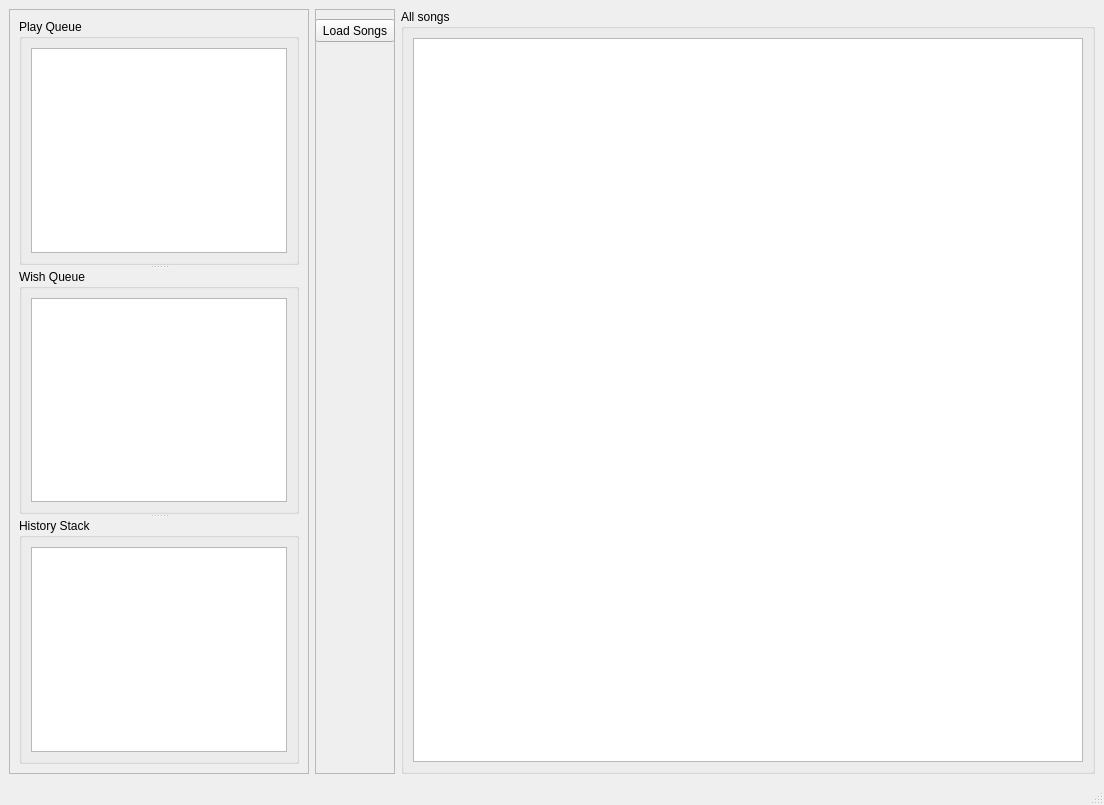
<?xml version="1.0" encoding="UTF-8"?>
<ui version="4.0">
 <class>frmMain</class>
 <widget class="QMainWindow" name="frmMain">
  <property name="geometry">
   <rect>
    <x>0</x>
    <y>0</y>
    <width>1104</width>
    <height>805</height>
   </rect>
  </property>
  <property name="windowTitle">
   <string>Music Player</string>
  </property>
  <widget class="QWidget" name="centralwidget">
   <layout class="QHBoxLayout" name="horizontalLayout_2">
    <item>
     <widget class="QFrame" name="frame">
      <property name="minimumSize">
       <size>
        <width>200</width>
        <height>0</height>
       </size>
      </property>
      <property name="frameShape">
       <enum>QFrame::StyledPanel</enum>
      </property>
      <property name="frameShadow">
       <enum>QFrame::Raised</enum>
      </property>
      <layout class="QHBoxLayout" name="horizontalLayout">
       <item>
        <widget class="QSplitter" name="splitter">
         <property name="orientation">
          <enum>Qt::Vertical</enum>
         </property>
         <widget class="QGroupBox" name="groupBox">
          <property name="title">
           <string>Play Queue</string>
          </property>
          <layout class="QGridLayout" name="gridLayout">
           <item row="0" column="0">
            <widget class="QListView" name="qlvSongPlayList">
             <property name="sizePolicy">
              <sizepolicy hsizetype="Expanding" vsizetype="Preferred">
               <horstretch>0</horstretch>
               <verstretch>0</verstretch>
              </sizepolicy>
             </property>
            </widget>
           </item>
          </layout>
         </widget>
         <widget class="QGroupBox" name="groupBox_2">
          <property name="title">
           <string>Wish Queue</string>
          </property>
          <layout class="QGridLayout" name="gridLayout_2">
           <item row="0" column="0">
            <widget class="QListView" name="qlsSongWishList">
             <property name="sizePolicy">
              <sizepolicy hsizetype="Expanding" vsizetype="Preferred">
               <horstretch>0</horstretch>
               <verstretch>0</verstretch>
              </sizepolicy>
             </property>
             <property name="minimumSize">
              <size>
               <width>0</width>
               <height>0</height>
              </size>
             </property>
            </widget>
           </item>
          </layout>
         </widget>
         <widget class="QGroupBox" name="groupBox_3">
          <property name="title">
           <string>History Stack</string>
          </property>
          <layout class="QGridLayout" name="gridLayout_3">
           <item row="0" column="0">
            <widget class="QListView" name="qlsSongHistoryList">
             <property name="sizePolicy">
              <sizepolicy hsizetype="Expanding" vsizetype="Preferred">
               <horstretch>0</horstretch>
               <verstretch>0</verstretch>
              </sizepolicy>
             </property>
             <property name="minimumSize">
              <size>
               <width>0</width>
               <height>0</height>
              </size>
             </property>
            </widget>
           </item>
          </layout>
         </widget>
        </widget>
       </item>
      </layout>
     </widget>
    </item>
    <item>
     <widget class="QFrame" name="frameCenter">
      <property name="sizePolicy">
       <sizepolicy hsizetype="Fixed" vsizetype="Expanding">
        <horstretch>0</horstretch>
        <verstretch>0</verstretch>
       </sizepolicy>
      </property>
      <property name="minimumSize">
       <size>
        <width>80</width>
        <height>0</height>
       </size>
      </property>
      <property name="frameShape">
       <enum>QFrame::StyledPanel</enum>
      </property>
      <property name="frameShadow">
       <enum>QFrame::Raised</enum>
      </property>
      <widget class="QPushButton" name="btnLoadSongs">
       <property name="geometry">
        <rect>
         <x>0</x>
         <y>10</y>
         <width>80</width>
         <height>23</height>
        </rect>
       </property>
       <property name="minimumSize">
        <size>
         <width>80</width>
         <height>0</height>
        </size>
       </property>
       <property name="text">
        <string>Load Songs</string>
       </property>
      </widget>
     </widget>
    </item>
    <item>
     <widget class="QGroupBox" name="grpbxCenter">
      <property name="title">
       <string>All songs</string>
      </property>
      <layout class="QGridLayout" name="gridLayout_4">
       <item row="0" column="0">
        <widget class="QTableView" name="qtblMainSongList"/>
       </item>
      </layout>
     </widget>
    </item>
   </layout>
  </widget>
  <widget class="QMenuBar" name="menubar">
   <property name="geometry">
    <rect>
     <x>0</x>
     <y>0</y>
     <width>1104</width>
     <height>21</height>
    </rect>
   </property>
  </widget>
  <widget class="QStatusBar" name="statusbar"/>
 </widget>
 <resources/>
 <connections/>
</ui>
